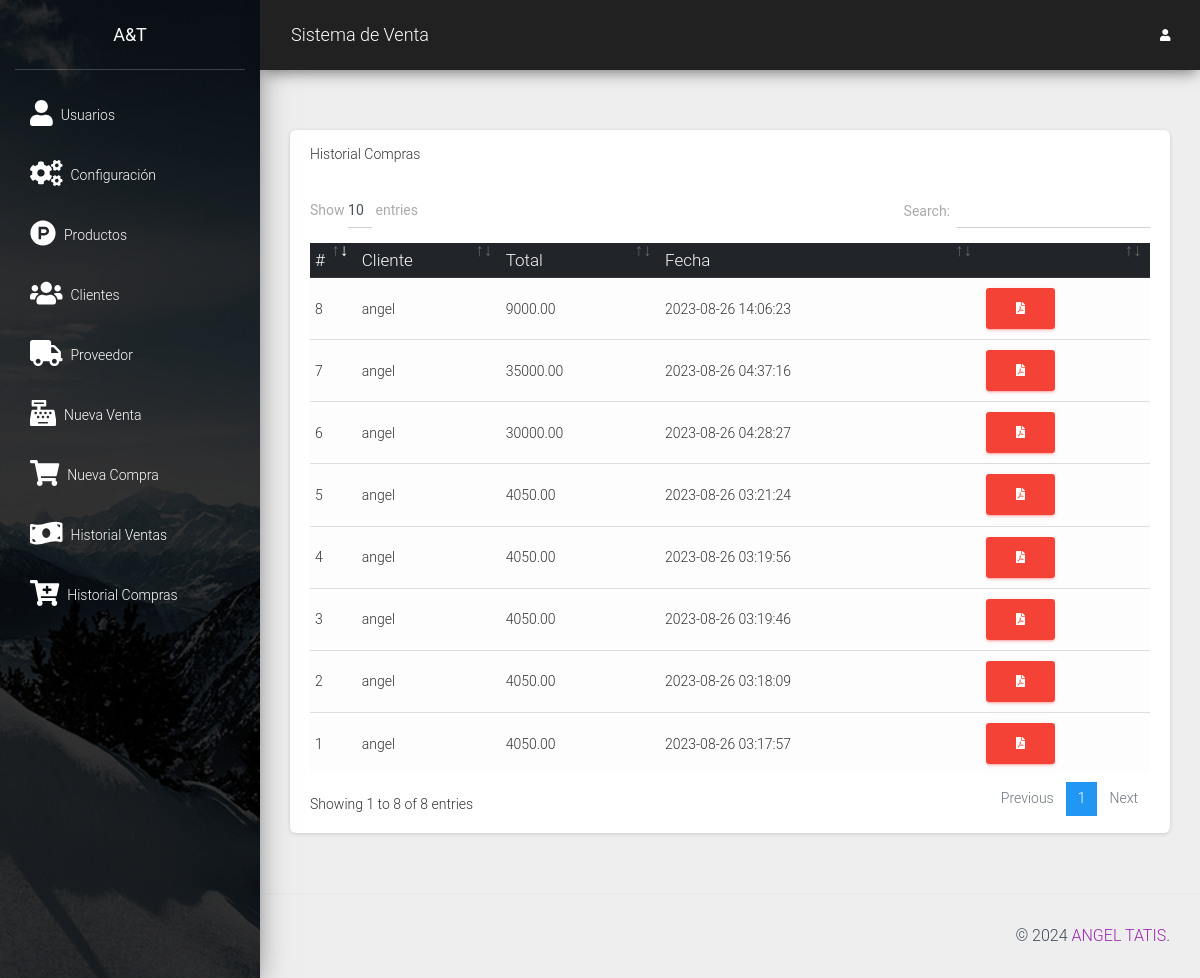
The page /src/lista_compra.php (signed in) on the database its author committed.
### tables this page shows
CREATE TABLE `compras` (
  `id` int NOT NULL,
  `id_proveedor` int NOT NULL,
  `total` decimal(10,2) NOT NULL,
  `id_usuario` int NOT NULL,
  `fecha` timestamp NOT NULL DEFAULT CURRENT_TIMESTAMP ON UPDATE CURRENT_TIMESTAMP
);

CREATE TABLE `proveedor` (
  `id_proveedor` int NOT NULL,
  `nombre` varchar(100) NOT NULL,
  `rnc` varchar(15) NOT NULL,
  `direccion` varchar(200) NOT NULL,
  `telefono` varchar(20) NOT NULL,
  `correo` varchar(50) NOT NULL,
  `estatus` enum('activo','cancelado') NOT NULL DEFAULT 'activo'
);

### src/lista_compra.php (the view, shortened to what this page needs)
<?php
require_once "../conexion.php";
$query = mysqli_query($conexion, "SELECT v.*, c.id_proveedor, c.nombre FROM compras v INNER JOIN proveedor c ON v.id_proveedor = c.id_proveedor");
include_once "includes/header.php";
?>
<div class="card">
    <div class="card-header">
        Historial Compras
    </div>
    <div class="card-body">
        <div class="table-responsive">
            <table class="table table-light" id="tbl">
                <thead class="thead-dark">
                    <tr>
                        <th>#</th>
                        <th>Cliente</th>
                        <th>Total</th>
                        <th>Fecha</th>
                        <th></th>
                    </tr>
                </thead>
                <tbody>
                    <?php while ($row = mysqli_fetch_assoc($query)) { ?>
                        <tr>
                            <td><?php echo $row['id']; ?></td>
                            <td><?php echo $row['nombre']; ?></td>
                            <td><?php echo $row['total']; ?></td>
                            <td><?php echo $row['fecha']; ?></td>
                            <td>
                                <a href="pdf/generar_compra.php?cl=<?php echo $row['id_proveedor'] ?>&v=<?php echo $row['id'] ?>" target="_blank" class="btn btn-danger"><i class="fas fa-file-pdf"></i></a>
                            </td>
                        </tr>
                    <?php } ?>
                </tbody>
            </table>
        </div>
    </div>
</div>
<?php include_once "includes/footer.php"; ?>

### rows shown on the page
compras: id "1", id_proveedor.nombre "angel", total "4050.00", fecha "2023-08-26 03:17:57"
compras: id "2", id_proveedor.nombre "angel", total "4050.00", fecha "2023-08-26 03:18:09"
compras: id "3", id_proveedor.nombre "angel", total "4050.00", fecha "2023-08-26 03:19:46"
compras: id "4", id_proveedor.nombre "angel", total "4050.00", fecha "2023-08-26 03:19:56"
compras: id "5", id_proveedor.nombre "angel", total "4050.00", fecha "2023-08-26 03:21:24"
compras: id "6", id_proveedor.nombre "angel", total "30000.00", fecha "2023-08-26 04:28:27"
compras: id "7", id_proveedor.nombre "angel", total "35000.00", fecha "2023-08-26 04:37:16"
compras: id "8", id_proveedor.nombre "angel", total "9000.00", fecha "2023-08-26 14:06:23"
